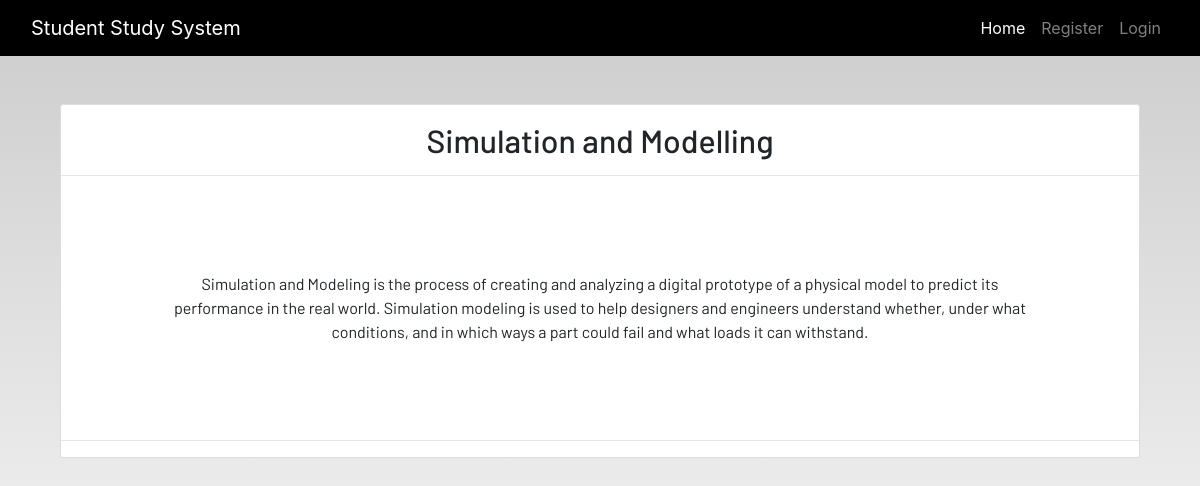
/notes_detail/2, run on the app's committed database.
### dashboard/models.py (models this page shows, shortened)
class Notes(models.Model):
    user = models.ForeignKey(User,on_delete=models.CASCADE)
    title = models.CharField(max_length=200)
    desc = models.TextField()
    class Meta:
        verbose_name = "notes"
        verbose_name_plural = "notes"

### dashboard/views.py (the view)
# urls.py: path('notes_detail/<int:pk>',views.NotesDetailView.as_view(),name='notes-detail'),
class NotesDetailView(generic.DetailView):
    model = Notes

### dashboard/templates/dashboard/notes_detail.html
{% extends 'dashboard/base.html' %}
{% load static %}
{% block content %}
<section class='text-center container'>
    <div class="container">
        <div class="content-section p-0 mt-5">
            <div class="m-3">
                <h2>{{notes.title}}</h2>
            </div>
            <hr class="p-0 m-0">
            <p class="description m-5 p-5">
                {{notes.desc}}
            </p>
            <hr>
        </div>
    </div>
</section>
{% endblock content %}

### static/css/main.css (style rules this page uses)
html { scroll-behavior: smooth; height: 100%; width: 100%; }
html, body { max-width: 100%; overflow-x: hidden; height: 100%; width: 100%; }
body { background: linear-gradient(rgba(0, 0, 0, 0.2), rgba(255, 255, 255, 0.5)); overflow-x: hidden; background-repeat: no-repeat; }
.content-section { background: #ffffff; padding: 10px 20px; border: 1px solid #dddddd; border-radius: 3px; margin-bottom: 20px; }

### data on the page
Notes: title "Simulation and Modelling", desc "Simulation and Modeling is the process of creating and analyzing a digital prototype of a physical model to predict its performance in the real world. Simulation modeling is used to help designers and engineers understand whether, under what conditions, and in which ways a part could fail and what loads it can withstand."
